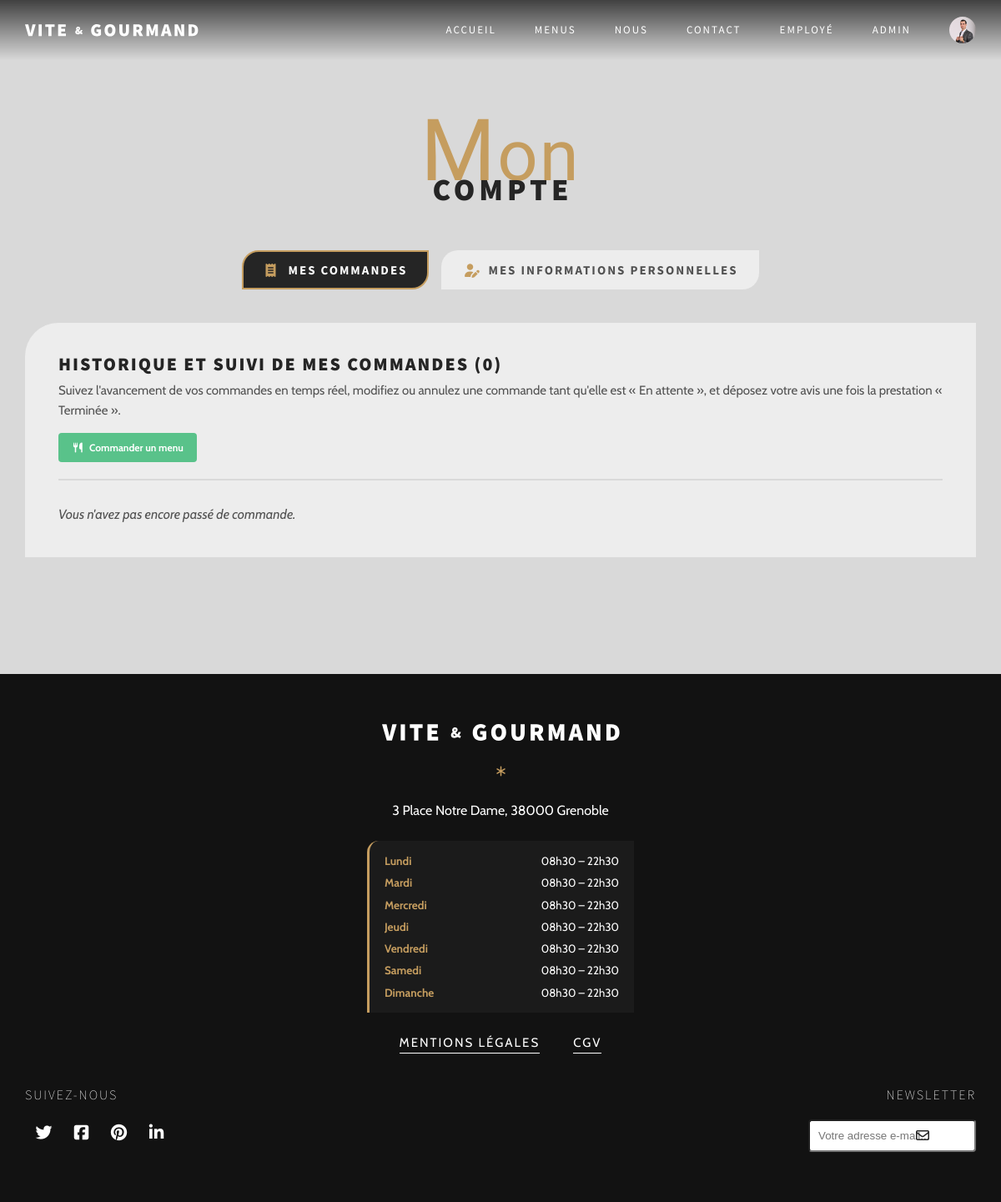
/compte (signed in), run on the app's committed database.
### tables this page shows
CREATE TABLE horaires (
    id_horaire INT PRIMARY KEY AUTO_INCREMENT,
    jour VARCHAR(20) NOT NULL,
    heure_ouverture TIME NULL,
    heure_fermeture TIME NULL,
    ferme BOOLEAN NOT NULL DEFAULT FALSE,
    CONSTRAINT chk_horaires_ferme
        CHECK (ferme IN (0, 1))
);

### views/pages/compte.php (the view, shortened to what the rows shown need)
<!DOCTYPE html>
<html lang="fr">
<head>
    <link rel="stylesheet" href="https://cdnjs.cloudflare.com/ajax/libs/font-awesome/7.3.0/css/all.min.css">
    <link rel="stylesheet" href="css/style.css">
</head>
<body>
    <section class="compte-section first-section">
        <div class="container">
            <h2 class="sub-headline title-down">
                <span class="first-letter">M</span>on
            </h2>
            <h1 class="headline title-up">Compte</h1>
        </div>
    </section>
    <?php
        require __DIR__ . '/../layouts/footer.php';
    ?>
</body>
</html>

### views/layouts/footer.php (shortened to what the rows shown need)
<footer>
    <div class="container">
        <div class="footer-content">
            <div class="footer-content-about">
                <?php if (!empty($horaires)): ?>
                    <ul class="footer-horaires" aria-label="Horaires d'ouverture">
                        <?php foreach ($horaires as $horaire): ?>
                            <li class="footer-horaire-item">
                                <span class="footer-horaire-day"><?= htmlspecialchars($horaire->getDay(), ENT_QUOTES, 'UTF-8') ?></span>
                                <span class="footer-horaire-slot"><?= htmlspecialchars($horaire->getFormattedSlot(), ENT_QUOTES, 'UTF-8') ?></span>
                            </li>
                        <?php endforeach; ?>
                    </ul>
                <?php else: ?>
                    <p>Ouvert du lundi au dimanche de 11h30 à 22h30</p>
                <?php endif; ?>
            </div>
        </div>
    </div>
</footer>

### data on the page
horaires: jour "Lundi", $horaire->getFormattedSlot() "08h30 – 22h30"
horaires: jour "Mardi", $horaire->getFormattedSlot() "08h30 – 22h30"
horaires: jour "Mercredi", $horaire->getFormattedSlot() "08h30 – 22h30"
horaires: jour "Jeudi", $horaire->getFormattedSlot() "08h30 – 22h30"
horaires: jour "Vendredi", $horaire->getFormattedSlot() "08h30 – 22h30"
horaires: jour "Samedi", $horaire->getFormattedSlot() "08h30 – 22h30"
horaires: jour "Dimanche", $horaire->getFormattedSlot() "08h30 – 22h30"

### other printed values
count($clientOrders ?? []) "0"
